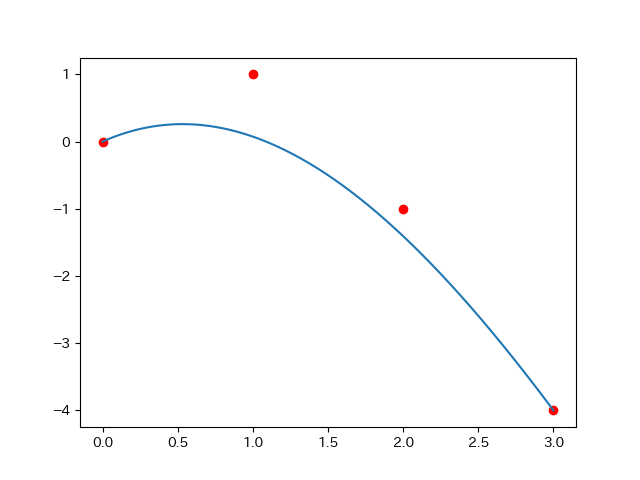

Here is the Python script that generated this plot:
import imp
import math

import pandas as pd
import numpy as np
from matplotlib import pylab as plt

import japanize_matplotlib 

def comb(n,i):
    return math.factorial(n)/(math.factorial(i)*math.factorial(n-i))

def bezier(b,t):
    n=len(b)
    point=0

    for i in range(n):
        point+=b[i]*comb(n-1,i)*((1-t)**(n-i-1)*(t**i))

    return point

points=np.array([[0,0],[1,1],[2,-1],[3,-4]])
x_points=list()
y_points=list()
for t in np.linspace(0,1,100):
    x_points.append(bezier(points[:,0],t))
    y_points.append(bezier(points[:,1],t))

plt.plot(x_points,y_points)
plt.scatter(x=points[:,0],y=points[:,1],color='r')
plt.plot()
plt.savefig('bezier.png')
plt.show()